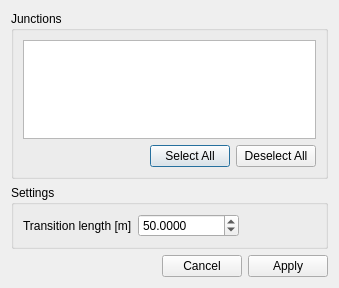
<?xml version="1.0" encoding="UTF-8"?>
<ui version="4.0">
 <class>FlatJunctionsWizard</class>
 <widget class="QDialog" name="FlatJunctionsWizard">
  <property name="geometry">
   <rect>
    <x>0</x>
    <y>0</y>
    <width>339</width>
    <height>288</height>
   </rect>
  </property>
  <property name="windowTitle">
   <string>Dialog</string>
  </property>
  <layout class="QVBoxLayout" name="verticalLayout_2">
   <item>
    <widget class="QGroupBox" name="groupBox">
     <property name="title">
      <string>Junctions</string>
     </property>
     <layout class="QVBoxLayout" name="verticalLayout">
      <item>
       <widget class="QListWidget" name="junctionsList"/>
      </item>
      <item>
       <layout class="QHBoxLayout" name="horizontalLayout">
        <item>
         <spacer name="horizontalSpacer">
          <property name="orientation">
           <enum>Qt::Horizontal</enum>
          </property>
          <property name="sizeHint" stdset="0">
           <size>
            <width>40</width>
            <height>20</height>
           </size>
          </property>
         </spacer>
        </item>
        <item>
         <widget class="QPushButton" name="selectAll">
          <property name="text">
           <string>Select All</string>
          </property>
         </widget>
        </item>
        <item>
         <widget class="QPushButton" name="deselectAll">
          <property name="text">
           <string>Deselect All</string>
          </property>
         </widget>
        </item>
       </layout>
      </item>
     </layout>
    </widget>
   </item>
   <item>
    <widget class="QGroupBox" name="groupBox_3">
     <property name="title">
      <string>Settings</string>
     </property>
     <layout class="QGridLayout" name="gridLayout">
      <item row="0" column="1">
       <widget class="QDoubleSpinBox" name="lengthBox">
        <property name="decimals">
         <number>4</number>
        </property>
        <property name="minimum">
         <double>-9999999.000000000000000</double>
        </property>
        <property name="maximum">
         <double>9999999.000000000000000</double>
        </property>
        <property name="singleStep">
         <double>1.000000000000000</double>
        </property>
        <property name="value">
         <double>50.000000000000000</double>
        </property>
       </widget>
      </item>
      <item row="0" column="0">
       <widget class="QLabel" name="lengthLabel">
        <property name="text">
         <string>Transition length [m]</string>
        </property>
       </widget>
      </item>
      <item row="0" column="2">
       <spacer name="horizontalSpacer_3">
        <property name="orientation">
         <enum>Qt::Horizontal</enum>
        </property>
        <property name="sizeHint" stdset="0">
         <size>
          <width>40</width>
          <height>20</height>
         </size>
        </property>
       </spacer>
      </item>
     </layout>
    </widget>
   </item>
   <item>
    <widget class="QDialogButtonBox" name="buttonBox">
     <property name="orientation">
      <enum>Qt::Horizontal</enum>
     </property>
     <property name="standardButtons">
      <set>QDialogButtonBox::Apply|QDialogButtonBox::Cancel</set>
     </property>
    </widget>
   </item>
  </layout>
 </widget>
 <resources/>
 <connections>
  <connection>
   <sender>buttonBox</sender>
   <signal>accepted()</signal>
   <receiver>FlatJunctionsWizard</receiver>
   <slot>accept()</slot>
   <hints>
    <hint type="sourcelabel">
     <x>248</x>
     <y>254</y>
    </hint>
    <hint type="destinationlabel">
     <x>157</x>
     <y>274</y>
    </hint>
   </hints>
  </connection>
  <connection>
   <sender>buttonBox</sender>
   <signal>rejected()</signal>
   <receiver>FlatJunctionsWizard</receiver>
   <slot>reject()</slot>
   <hints>
    <hint type="sourcelabel">
     <x>316</x>
     <y>260</y>
    </hint>
    <hint type="destinationlabel">
     <x>286</x>
     <y>274</y>
    </hint>
   </hints>
  </connection>
 </connections>
</ui>
